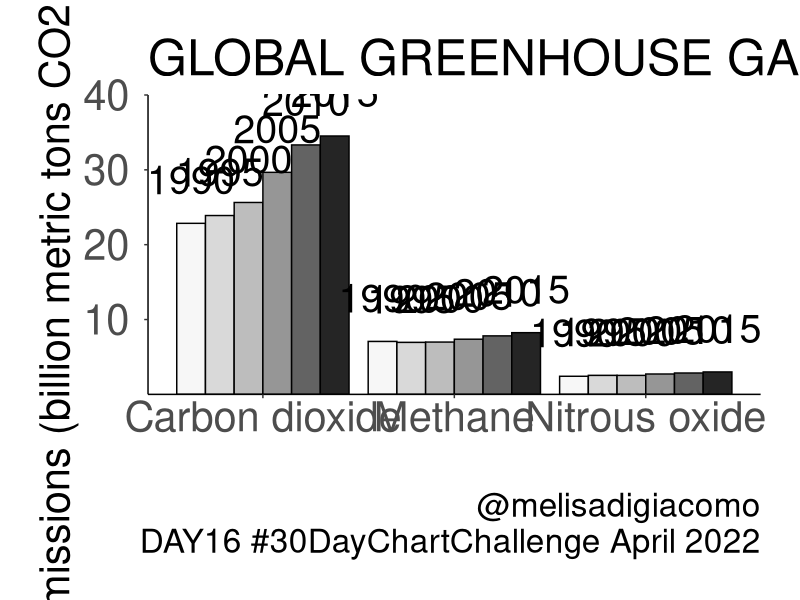

Reproduce this figure in R.
# Gas emissions

# Library
library(ggplot2)
library(scales)

# Dataset
gases = read.csv("emissions.csv", header=T)

# Plot

png("emissions.png", units="in", width=30, height=15, res=300, bg="transparent")

ggplot(gases, aes(x=gas, y=emissions, fill=as.factor(year))) +
  geom_bar(stat="identity", color="black", position=position_dodge()) +
  geom_text(aes(label=year), vjust=-1, color="black",
            position = position_dodge(0.9), size=10) +
  xlab("") + ylab("Gas emissions (billion metric tons CO2 equivalents)") + 
  labs(title="GLOBAL GREENHOUSE GAS EMISSIONS",
       caption="@melisadigiacomo\nDAY16 #30DayChartChallenge April 2022") +
  scale_fill_brewer(palette="Greys") +
  scale_y_continuous(labels = unit_format(unit = "", scale = 1e-3), limits = c(0, 40000),
                     breaks = c(10000, 20000, 30000, 40000), expand = c(0, 0)) +
  theme_classic() + 
  theme(legend.position = "none", text = element_text(size = 30),
        axis.title = element_text(size = 30),
        axis.text = element_text(size = 30),
        plot.margin = unit(c(1,1,1,1), "cm"),
        panel.background = element_rect(fill = "transparent"),
        plot.background = element_rect(fill = "transparent", colour = NA))

dev.off()